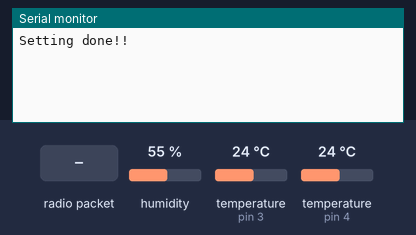
Simulated run of this sketch. Board: Arduino Uno, built with avr-gcc and run on an emulated ATmega328P. Shown: the last lines printed to the serial monitor. Inputs (shaded band) come from the test bench; at power-on: humidity 55 %, temperature (sensors on pin 3, pin 4) 24 °C. No radio packets arrive unless stated.

Above: at 1.2 s.
1.3 s: radio packet "0" arrives
At 2.0 s:
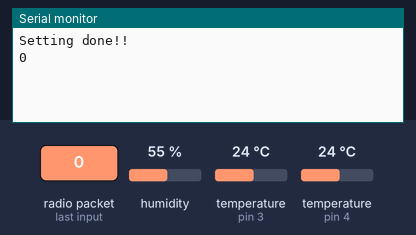
2.8 s: radio packet "101" arrives
At 5.0 s:
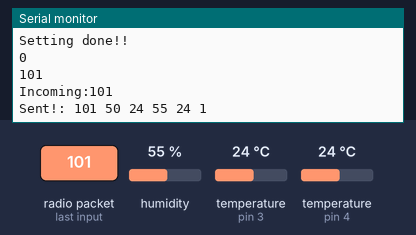

The sketch:

nodeSenSor1.ino
```cpp
#include <Arduino.h>
#include <SPI.h>
#include <LoRa.h>
#include <DHT.h>
#include <DS18B20.h>

#define FREQUENCY   433E6
#define SF          7
#define BW          125E3
#define CR          5
#define PL          8   // Preample Length
#define SYNCWORD    0x34

#define SOILMOISTURE      A0
#define DS18B20PIN        3

#define DHTPIN            4
#define DHTTYPE           DHT11

DHT dht(DHTPIN, DHTTYPE);
DS18B20 ds(DS18B20PIN);

uint8_t ControlNode = 100;
uint8_t SensorNode1 = 101;
uint8_t SensorNode2 = 102;
uint8_t Gateway = 200;
String outgoing;              // outgoing message
uint8_t msgCount = 0;            // count of outgoing messages
String incoming = "";

unsigned long previousMillis = 0;
unsigned long int previoussecs = 0;
unsigned long int currentsecs = 0;
unsigned long currentMillis = 0;

int soilMoistureValue = 0;
int soilMoisture = 0;
int soilTemp;
int airTemp;
int airHumid;
int status;
String Mymessage = "";
void sendMessage(String outgoing);

void setup() {
  Serial.begin(9600);                   // initialize serial
  dht.begin();

  SPILoRaConfig();
}

void loop() {

  // parse for a packet, and call onReceive with the result:
  onReceive(LoRa.parsePacket());
  //sendMessage("hello");
  //delay(5000);
}

void SPILoRaConfig() {
    if (!LoRa.begin(FREQUENCY)) {   // failed to start LoRa
        Serial.println("Starting LoRa failed!");
        while(1);
    }

    LoRa.setSpreadingFactor(SF);
    LoRa.setSignalBandwidth(BW);
    LoRa.setCodingRate4(CR);
    LoRa.setPreambleLength(PL);
    LoRa.setSyncWord(SYNCWORD);
    LoRa.enableCrc();


    Serial.println("Setting done!!");

}

void readSensorValue(){
  soilMoistureValue = analogRead(SOILMOISTURE);  //put Sensor insert into soil
  soilMoisture = map(soilMoistureValue, 0, 1023, 0, 100);
  soilTemp = ds.getTempC();
  airHumid = dht.readHumidity();
  airTemp = dht.readTemperature();
  status = 1;
}

void onReceive(int packetSize) {
  if (packetSize == 0) return;          // if there's no packet, return

  String incoming = "";

  while (LoRa.available()) {
    incoming += (char)LoRa.read();
  }
  Serial.println(incoming);
  //String v = getValue(incoming, ' ', 0);
  int Val = incoming.toInt();
  if (Val == 101)
  {
    Serial.print("Incoming:");
    Serial.println(incoming);
    readSensorValue();
    Mymessage = Mymessage+ "101 " + soilMoisture + " " + soilTemp + " " + airHumid + " " + airTemp + " " + status;
    sendMessage(Mymessage);
    Serial.print("Sent!: ");
    Serial.println(Mymessage);
    delay(100);
    Mymessage = "";
  }
}

void sendMessage(String outgoing) {
  LoRa.beginPacket();                   // start packet
  LoRa.print(outgoing);                 // add payload
  LoRa.endPacket();                     // finish packet and send it
  msgCount++;                           // increment message ID
}

String getValue(String data, char separator, int index)
{
  int found = 0;
  int strIndex[] = { 0, -1 };
  int maxIndex = data.length() - 1;
  for (int i = 0; i <= maxIndex && found <= index; i++) {
    if (data.charAt(i) == separator || i == maxIndex) {
      found++;
      strIndex[0] = strIndex[1] + 1;
      strIndex[1] = (i == maxIndex) ? i + 1 : i;
    }
  }
  return found > index ? data.substring(strIndex[0], strIndex[1]) : "";
}
```

Measured:
- after the input at 1.3 s, the serial monitor: prints a new line at once (image 1)
- after the input at 2.8 s, the serial monitor: prints a new line at once (image 2)
